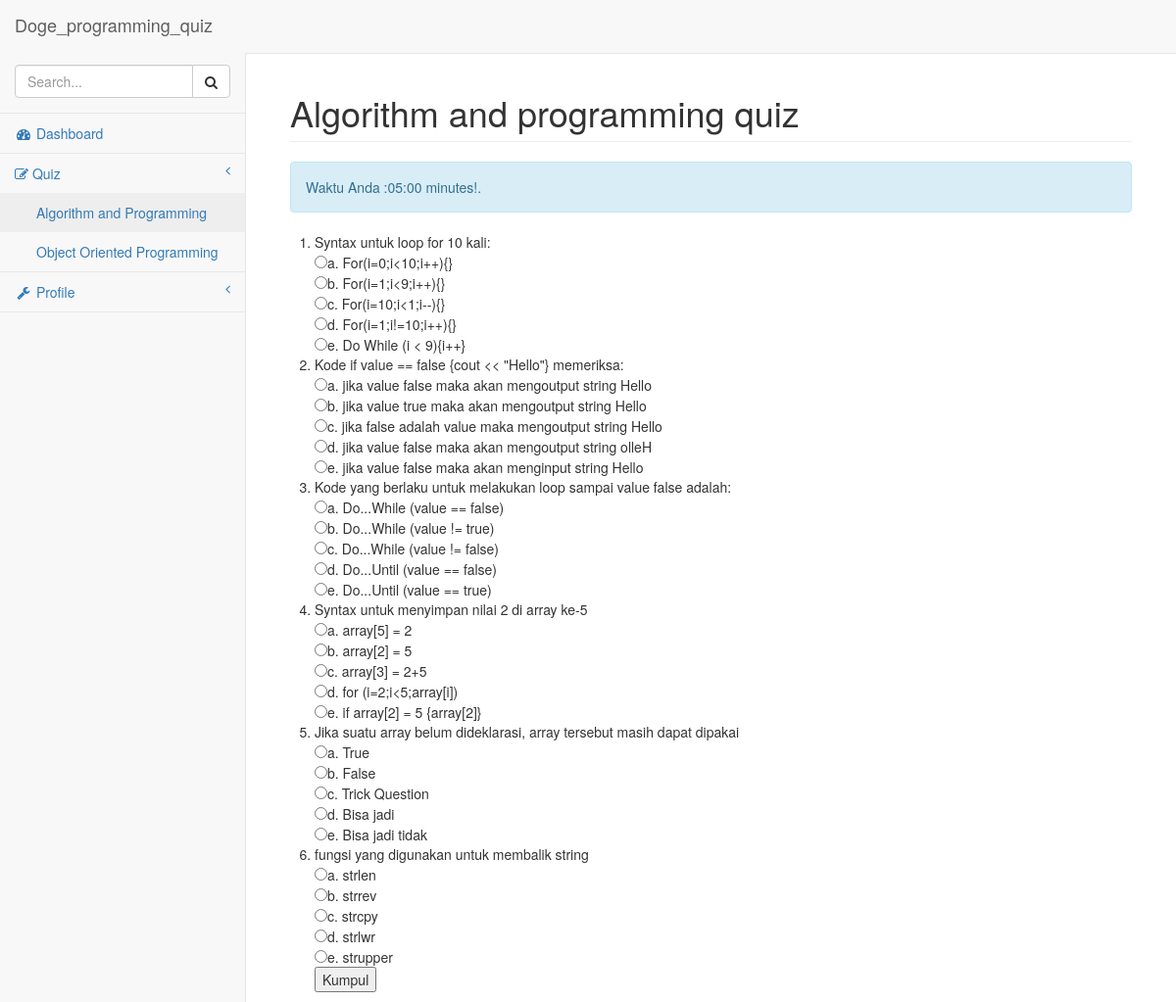
The page /pages/quiz_panel.php (signed in) on the database its author committed.
### tables this page shows
CREATE TABLE `detail_soal` (
  `ID` int(10) NOT NULL,
  `ID_SOAL` int(10) UNSIGNED NOT NULL,
  `PERTANYAAN` varchar(1000) NOT NULL,
  `JAWABAN` varchar(1000) DEFAULT NULL
);

### pages/quiz_panel.php (the view, shortened to what this page needs)
<?php
    include('functions.php');
?>
<!DOCTYPE html>
<html lang="en">
<head>
    <link href="../vendor/bootstrap/css/bootstrap.min.css" rel="stylesheet">
    <link href="../vendor/metisMenu/metisMenu.min.css" rel="stylesheet">
    <link href="../dist/css/sb-admin-2.css" rel="stylesheet">
    <link href="../vendor/font-awesome/css/font-awesome.min.css" rel="stylesheet" type="text/css">
</head>
<body>
    <div id="wrapper">
        <nav class="navbar navbar-default navbar-static-top" role="navigation" style="margin-bottom: 0">
            <div class="navbar-header">
                <a class="navbar-brand" href="blank.php">Doge_programming_quiz</a>
            </div>
            <ul class="nav navbar-top-links navbar-right">
                <li class="dropdown">
                    <a class="dropdown-toggle" data-toggle="dropdown" href="#">
                    </a>
                   </li>
               </ul>
            <div class="navbar-default sidebar" role="navigation">
                <div class="sidebar-nav navbar-collapse">
                    <ul class="nav" id="side-menu">
                        <li class="sidebar-search">
                            <div class="input-group custom-search-form">
                                <input type="text" class="form-control" placeholder="Search...">
                                <span class="input-group-btn">
                                    <button class="btn btn-default" type="button">
                                        <i class="fa fa-search"></i>
                                    </button>
                                </span>
                            </div>
                        </li>
                        <li>
                            <a href="blank.php"><i class="fa fa-dashboard fa-fw"></i> Dashboard</a>
                        </li>
                        <li>
                            <a href="forms.html"><i class="fa fa-pencil-square-o"></i> Quiz<span class="fa arrow"></span></a>
                            <ul class="nav nav-second-level">
                                <li>
                                    <a href="quiz_panel.php">Algorithm and Programming</a>
                                </li>
                                <li>
                                    <a href="#">Object Oriented Programming </a>
                                </li>
                            </ul>
                        </li>
                        <li>
                            <a href="#"><i class="fa fa-wrench fa-fw"></i> Profile<span class="fa arrow"></span></a>
                        </li>
                            </ul>
                </div>
            </div>
        </nav>
        <div id="page-wrapper">
            <div class="container-fluid">
                <div class="row">
                    <div class="col-lg-12">
                        <h1 class="page-header">Algorithm and programming quiz</h1>
                    </div>
                        <div class="col-lg-12">
                            <div class="alert alert-info">
                                Waktu Anda :<span id="time">05:00</span> minutes!</a>.
                            </div>
                        </div>
 <form action="user_score.php" method="post">
  <ol>
  <li><?php
    $sql = mysqli_query($db, "SELECT Pertanyaan from DETAIL_SOAL where id='1'");
    foreach ($sql as $row)
    {
      echo "
                 <td>".$row['Pertanyaan']."</td><br>";
    }
    ?>
    <tr>
    <td><input type ='Radio'  name='no1' value='A'/>a. For(i=0;i<10;i++){}</td><br>
    <td><input type ='Radio'  name='no1' value='B'/>b. For(i=1;i<9;i++){}</td><br>
    <td><input type ='Radio'  name='no1' value='C'/>c. For(i=10;i<1;i--){}</td><br>
    <td><input type ='Radio'  name='no1' value='D'/>d. For(i=1;i!=10;i++){}</td><br>
    <td><input type ='Radio'  name='no1' value='E'/>e. Do While (i < 9){i++}</td><br>
  </tr>
  <li><?php
    $sql = mysqli_query($db, "SELECT Pertanyaan from DETAIL_SOAL where id='2'");
    foreach ($sql as $row)
    {
      echo "
                 <td>".$row['Pertanyaan']."</td><br>";
    }
    ?>
    <tr>
    <td><input type ='Radio'  name='no2' value='A'/>a. jika value false maka akan mengoutput string Hello</td><br>
    <td><input type ='Radio'  name='no2' value='B'/>b. jika value true maka akan mengoutput string Hello</td><br>
    <td><input type ='Radio'  name='no2' value='C'/>c. jika false adalah value maka mengoutput string Hello</td><br>
    <td><input type ='Radio'  name='no2' value='D'/>d. jika value false maka akan mengoutput string olleH</td><br>
    <td><input type ='Radio'  name='no2' value='E'/>e. jika value false maka akan menginput string Hello</td><br>
    </tr>
    <li><?php
      $sql = mysqli_query($db, "SELECT Pertanyaan from DETAIL_SOAL where id='3'");
      foreach ($sql as $row)
      {
        echo "
                   <td>".$row['Pertanyaan']."</td><br>";
      }
      ?>
      <tr>
      <td><input type ='Radio'  name='no3' value='A'/>a. Do...While (value == false) </td><br>
      <td><input type ='Radio'  name='no3' value='B'/>b. Do...While (value != true)</td><br>
      <td><input type ='Radio'  name='no3' value='C'/>c. Do...While (value != false)</td><br>
      <td><input type ='Radio'  name='no3' value='D'/>d. Do...Until (value == false)</td><br>
      <td><input type ='Radio'  name='no3' value='E'/>e. Do...Until (value == true)</td><br>
      </tr>
      <li><?php
        $sql = mysqli_query($db, "SELECT Pertanyaan from DETAIL_SOAL where id='4'");
        foreach ($sql as $row)
        {
          echo "
                     <td>".$row['Pertanyaan']."</td><br>";
        }
        ?>
        <tr>
        <td><input type ='Radio'  name='no4' value='A'/>a. array[5] = 2  </td><br>
        <td><input type ='Radio'  name='no4' value='B'/>b. array[2] = 5</td><br>
        <td><input type ='Radio'  name='no4' value='C'/>c. array[3] = 2+5</td><br>
        <td><input type ='Radio'  name='no4' value='D'/>d. for (i=2;i<5;array[i])</td><br>
        <td><input type ='Radio'  name='no4' value='E'/>e. if array[2] = 5 {array[2]}</td><br>
        </tr>
        <li><?php
          $sql = mysqli_query($db, "SELECT Pertanyaan from DETAIL_SOAL where id='5'");
          foreach ($sql as $row)
          {
            echo "
                       <td>".$row['Pertanyaan']."</td><br>";
          }
          ?>
          <tr>
          <td><input type ='Radio'  name='no5' value='A'/>a. True</td><br>
          <td><input type ='Radio'  name='no5' value='B'/>b. False</td><br>
          <td><input type ='Radio'  name='no5' value='C'/>c. Trick Question</td><br>
          <td><input type ='Radio'  name='no5' value='D'/>d. Bisa jadi</td><br>
          <td><input type ='Radio'  name='no5' value='E'/>e. Bisa jadi tidak</td><br>
          </tr>
          <li>
            <?php
          $sql = mysqli_query($db, "SELECT Pertanyaan from DETAIL_SOAL where id='6'");
          foreach ($sql as $row)
          {
            echo "
                       <td>".$row['Pertanyaan']."</td><br>";
          }
          ?>
          <tr>
          <td><input type ='Radio'  name='no6' value='A'/>a. strlen</td><br>
          <td><input type ='Radio'  name='no6' value='B'/>b. strrev</td><br>
          <td><input type ='Radio'  name='no6' value='C'/>c. strcpy</td><br>
          <td><input type ='Radio'  name='no6' value='D'/>d. strlwr</td><br>
          <td><input type ='Radio'  name='no6' value='E'/>e. strupper</td><br>
          </tr>
          <td><input type="submit" name="submit" value="Kumpul" onclick="return confirm('Apakah Anda yakin dengan jawaban Anda?')"></td>
          </ol>
                </div>
            </div>
        </div>
    </div>
</body>
</html>

### rows shown on the page
detail_soal: PERTANYAAN "Syntax untuk loop for 10 kali:"
detail_soal: PERTANYAAN "Kode if value == false {cout << \"Hello\"} memeriksa:"
detail_soal: PERTANYAAN "Kode yang berlaku untuk melakukan loop sampai value false adalah:"
detail_soal: PERTANYAAN "Syntax untuk menyimpan nilai 2 di array ke-5"
detail_soal: PERTANYAAN "Jika suatu array belum dideklarasi, array tersebut masih dapat dipakai"
detail_soal: PERTANYAAN "fungsi yang digunakan untuk membalik string"
